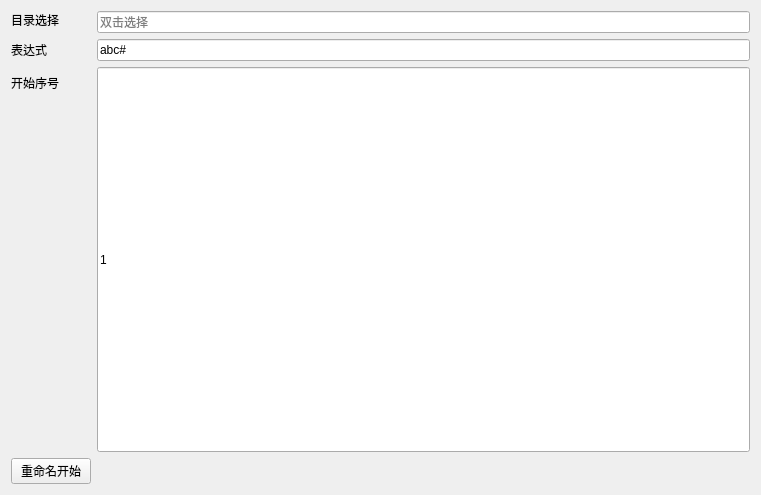
<?xml version="1.0" encoding="UTF-8"?>
<ui version="4.0">
 <class>MainWindow</class>
 <widget class="QMainWindow" name="MainWindow">
  <property name="geometry">
   <rect>
    <x>0</x>
    <y>0</y>
    <width>761</width>
    <height>495</height>
   </rect>
  </property>
  <property name="sizePolicy">
   <sizepolicy hsizetype="Maximum" vsizetype="Maximum">
    <horstretch>0</horstretch>
    <verstretch>0</verstretch>
   </sizepolicy>
  </property>
  <property name="windowTitle">
   <string>序列重命名</string>
  </property>
  <property name="autoFillBackground">
   <bool>false</bool>
  </property>
  <property name="dockNestingEnabled">
   <bool>false</bool>
  </property>
  <widget class="QWidget" name="centralWidget">
   <property name="enabled">
    <bool>true</bool>
   </property>
   <property name="sizePolicy">
    <sizepolicy hsizetype="Preferred" vsizetype="Preferred">
     <horstretch>0</horstretch>
     <verstretch>0</verstretch>
    </sizepolicy>
   </property>
   <layout class="QVBoxLayout" name="verticalLayout">
    <item>
     <layout class="QFormLayout" name="formLayout">
      <item row="0" column="0">
       <widget class="QLabel" name="label">
        <property name="sizePolicy">
         <sizepolicy hsizetype="Fixed" vsizetype="Fixed">
          <horstretch>0</horstretch>
          <verstretch>0</verstretch>
         </sizepolicy>
        </property>
        <property name="minimumSize">
         <size>
          <width>0</width>
          <height>0</height>
         </size>
        </property>
        <property name="autoFillBackground">
         <bool>false</bool>
        </property>
        <property name="text">
         <string>目录选择</string>
        </property>
        <property name="margin">
         <number>10</number>
        </property>
       </widget>
      </item>
      <item row="0" column="1">
       <widget class="QLineEdit" name="lineEdit">
        <property name="sizePolicy">
         <sizepolicy hsizetype="Expanding" vsizetype="Expanding">
          <horstretch>0</horstretch>
          <verstretch>0</verstretch>
         </sizepolicy>
        </property>
        <property name="font">
         <font>
          <kerning>true</kerning>
         </font>
        </property>
        <property name="dragEnabled">
         <bool>true</bool>
        </property>
        <property name="readOnly">
         <bool>true</bool>
        </property>
        <property name="placeholderText">
         <string>双击选择</string>
        </property>
       </widget>
      </item>
      <item row="2" column="0">
       <widget class="QLabel" name="label_2">
        <property name="text">
         <string>表达式</string>
        </property>
        <property name="margin">
         <number>10</number>
        </property>
       </widget>
      </item>
      <item row="2" column="1">
       <widget class="QLineEdit" name="expre">
        <property name="sizePolicy">
         <sizepolicy hsizetype="Expanding" vsizetype="Preferred">
          <horstretch>0</horstretch>
          <verstretch>0</verstretch>
         </sizepolicy>
        </property>
        <property name="text">
         <string>abc#</string>
        </property>
       </widget>
      </item>
      <item row="4" column="0">
       <widget class="QPushButton" name="pushButton_2">
        <property name="sizePolicy">
         <sizepolicy hsizetype="Expanding" vsizetype="Fixed">
          <horstretch>0</horstretch>
          <verstretch>0</verstretch>
         </sizepolicy>
        </property>
        <property name="text">
         <string>重命名开始</string>
        </property>
       </widget>
      </item>
      <item row="3" column="0">
       <widget class="QLabel" name="label_3">
        <property name="text">
         <string>开始序号</string>
        </property>
        <property name="margin">
         <number>10</number>
        </property>
       </widget>
      </item>
      <item row="3" column="1">
       <widget class="QLineEdit" name="startNumber">
        <property name="sizePolicy">
         <sizepolicy hsizetype="Expanding" vsizetype="Expanding">
          <horstretch>0</horstretch>
          <verstretch>0</verstretch>
         </sizepolicy>
        </property>
        <property name="text">
         <string>1</string>
        </property>
       </widget>
      </item>
     </layout>
    </item>
   </layout>
  </widget>
 </widget>
 <layoutdefault spacing="6" margin="11"/>
 <resources/>
 <connections/>
</ui>
